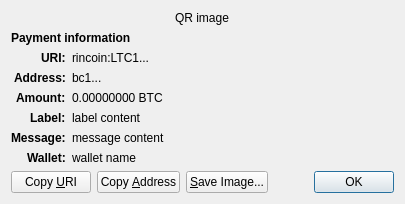
<?xml version="1.0" encoding="UTF-8"?>
<ui version="4.0">
 <class>ReceiveRequestDialog</class>
 <widget class="QDialog" name="ReceiveRequestDialog">
  <property name="geometry">
   <rect>
    <x>0</x>
    <y>0</y>
    <width>413</width>
    <height>229</height>
   </rect>
  </property>
  <property name="windowTitle">
   <string>Request payment to ...</string>
  </property>
  <layout class="QGridLayout" name="gridLayout" columnstretch="0,1">
   <property name="sizeConstraint">
    <enum>QLayout::SetFixedSize</enum>
   </property>
   <item row="0" column="0" colspan="2" alignment="Qt::AlignHCenter">
    <widget class="QRImageWidget" name="qr_code">
     <property name="text">
      <string notr="true">QR image</string>
     </property>
     <property name="textInteractionFlags">
      <set>Qt::NoTextInteraction</set>
     </property>
    </widget>
   </item>
   <item row="1" column="0" colspan="2">
    <widget class="QLabel" name="payment_header">
     <property name="font">
      <font>
       <weight>75</weight>
       <bold>true</bold>
      </font>
     </property>
     <property name="text">
      <string>Payment information</string>
     </property>
     <property name="textInteractionFlags">
      <set>Qt::NoTextInteraction</set>
     </property>
    </widget>
   </item>
   <item row="2" column="0" alignment="Qt::AlignRight|Qt::AlignTop">
    <widget class="QLabel" name="uri_tag">
     <property name="font">
      <font>
       <weight>75</weight>
       <bold>true</bold>
      </font>
     </property>
     <property name="text">
      <string notr="true">URI:</string>
     </property>
     <property name="textFormat">
      <enum>Qt::PlainText</enum>
     </property>
     <property name="textInteractionFlags">
      <set>Qt::NoTextInteraction</set>
     </property>
    </widget>
   </item>
   <item row="2" column="1" alignment="Qt::AlignTop">
    <widget class="QLabel" name="uri_content">
     <property name="text">
      <string notr="true">rincoin:LTC1...</string>
     </property>
     <property name="textFormat">
      <enum>Qt::RichText</enum>
     </property>
     <property name="wordWrap">
      <bool>true</bool>
     </property>
     <property name="textInteractionFlags">
      <set>Qt::TextSelectableByMouse</set>
     </property>
    </widget>
   </item>
   <item row="3" column="0" alignment="Qt::AlignRight|Qt::AlignTop">
    <widget class="QLabel" name="address_tag">
     <property name="font">
      <font>
       <weight>75</weight>
       <bold>true</bold>
      </font>
     </property>
     <property name="text">
      <string>Address:</string>
     </property>
     <property name="textInteractionFlags">
      <set>Qt::NoTextInteraction</set>
     </property>
    </widget>
   </item>
   <item row="3" column="1" alignment="Qt::AlignTop">
    <widget class="QLabel" name="address_content">
     <property name="text">
      <string notr="true">bc1...</string>
     </property>
     <property name="textFormat">
      <enum>Qt::PlainText</enum>
     </property>
     <property name="textInteractionFlags">
      <set>Qt::TextSelectableByMouse</set>
     </property>
    </widget>
   </item>
   <item row="4" column="0" alignment="Qt::AlignRight|Qt::AlignTop">
    <widget class="QLabel" name="amount_tag">
     <property name="font">
      <font>
       <weight>75</weight>
       <bold>true</bold>
      </font>
     </property>
     <property name="text">
      <string>Amount:</string>
     </property>
     <property name="textInteractionFlags">
      <set>Qt::NoTextInteraction</set>
     </property>
    </widget>
   </item>
   <item row="4" column="1" alignment="Qt::AlignTop">
    <widget class="QLabel" name="amount_content">
     <property name="text">
      <string notr="true">0.00000000 BTC</string>
     </property>
     <property name="textFormat">
      <enum>Qt::PlainText</enum>
     </property>
     <property name="textInteractionFlags">
      <set>Qt::TextSelectableByMouse</set>
     </property>
    </widget>
   </item>
   <item row="5" column="0" alignment="Qt::AlignRight|Qt::AlignTop">
    <widget class="QLabel" name="label_tag">
     <property name="font">
      <font>
       <weight>75</weight>
       <bold>true</bold>
      </font>
     </property>
     <property name="text">
      <string>Label:</string>
     </property>
     <property name="textInteractionFlags">
      <set>Qt::NoTextInteraction</set>
     </property>
    </widget>
   </item>
   <item row="5" column="1" alignment="Qt::AlignTop">
    <widget class="QLabel" name="label_content">
     <property name="text">
      <string notr="true">label content</string>
     </property>
     <property name="textFormat">
      <enum>Qt::PlainText</enum>
     </property>
     <property name="wordWrap">
      <bool>true</bool>
     </property>
     <property name="textInteractionFlags">
      <set>Qt::TextSelectableByMouse</set>
     </property>
    </widget>
   </item>
   <item row="6" column="0" alignment="Qt::AlignRight|Qt::AlignTop">
    <widget class="QLabel" name="message_tag">
     <property name="font">
      <font>
       <weight>75</weight>
       <bold>true</bold>
      </font>
     </property>
     <property name="text">
      <string>Message:</string>
     </property>
     <property name="textInteractionFlags">
      <set>Qt::NoTextInteraction</set>
     </property>
    </widget>
   </item>
   <item row="6" column="1" alignment="Qt::AlignTop">
    <widget class="QLabel" name="message_content">
     <property name="text">
      <string notr="true">message content</string>
     </property>
     <property name="textFormat">
      <enum>Qt::PlainText</enum>
     </property>
     <property name="wordWrap">
      <bool>true</bool>
     </property>
     <property name="textInteractionFlags">
      <set>Qt::TextSelectableByMouse</set>
     </property>
    </widget>
   </item>
   <item row="7" column="0" alignment="Qt::AlignRight|Qt::AlignTop">
    <widget class="QLabel" name="wallet_tag">
     <property name="font">
      <font>
       <weight>75</weight>
       <bold>true</bold>
      </font>
     </property>
     <property name="text">
      <string>Wallet:</string>
     </property>
     <property name="textInteractionFlags">
      <set>Qt::NoTextInteraction</set>
     </property>
    </widget>
   </item>
   <item row="7" column="1" alignment="Qt::AlignTop">
    <widget class="QLabel" name="wallet_content">
     <property name="text">
      <string notr="true">wallet name</string>
     </property>
     <property name="textFormat">
      <enum>Qt::PlainText</enum>
     </property>
     <property name="wordWrap">
      <bool>true</bool>
     </property>
     <property name="textInteractionFlags">
      <set>Qt::TextSelectableByMouse</set>
     </property>
    </widget>
   </item>
   <item row="8" column="0" colspan="2">
    <layout class="QHBoxLayout" name="horizontalLayout">
     <item>
      <widget class="QPushButton" name="btnCopyURI">
       <property name="text">
        <string>Copy &amp;URI</string>
       </property>
       <property name="autoDefault">
        <bool>false</bool>
       </property>
      </widget>
     </item>
     <item>
      <widget class="QPushButton" name="btnCopyAddress">
       <property name="text">
        <string>Copy &amp;Address</string>
       </property>
       <property name="autoDefault">
        <bool>false</bool>
       </property>
      </widget>
     </item>
     <item>
      <widget class="QPushButton" name="btnSaveAs">
       <property name="text">
        <string>&amp;Save Image...</string>
       </property>
       <property name="autoDefault">
        <bool>false</bool>
       </property>
      </widget>
     </item>
     <item>
      <spacer name="horizontalSpacer_2">
       <property name="orientation">
        <enum>Qt::Horizontal</enum>
       </property>
       <property name="sizeHint" stdset="0">
        <size>
         <width>40</width>
         <height>20</height>
        </size>
       </property>
      </spacer>
     </item>
     <item>
      <widget class="QDialogButtonBox" name="buttonBox">
       <property name="focusPolicy">
        <enum>Qt::StrongFocus</enum>
       </property>
       <property name="standardButtons">
        <set>QDialogButtonBox::Ok</set>
       </property>
      </widget>
     </item>
    </layout>
   </item>
  </layout>
 </widget>
 <customwidgets>
  <customwidget>
   <class>QRImageWidget</class>
   <extends>QLabel</extends>
   <header>qt/qrimagewidget.h</header>
  </customwidget>
 </customwidgets>
 <tabstops>
  <tabstop>buttonBox</tabstop>
  <tabstop>btnCopyURI</tabstop>
  <tabstop>btnCopyAddress</tabstop>
  <tabstop>btnSaveAs</tabstop>
 </tabstops>
 <resources/>
 <connections>
  <connection>
   <sender>buttonBox</sender>
   <signal>accepted()</signal>
   <receiver>ReceiveRequestDialog</receiver>
   <slot>accept()</slot>
   <hints>
    <hint type="sourcelabel">
     <x>135</x>
     <y>230</y>
    </hint>
    <hint type="destinationlabel">
     <x>135</x>
     <y>126</y>
    </hint>
   </hints>
  </connection>
 </connections>
</ui>
